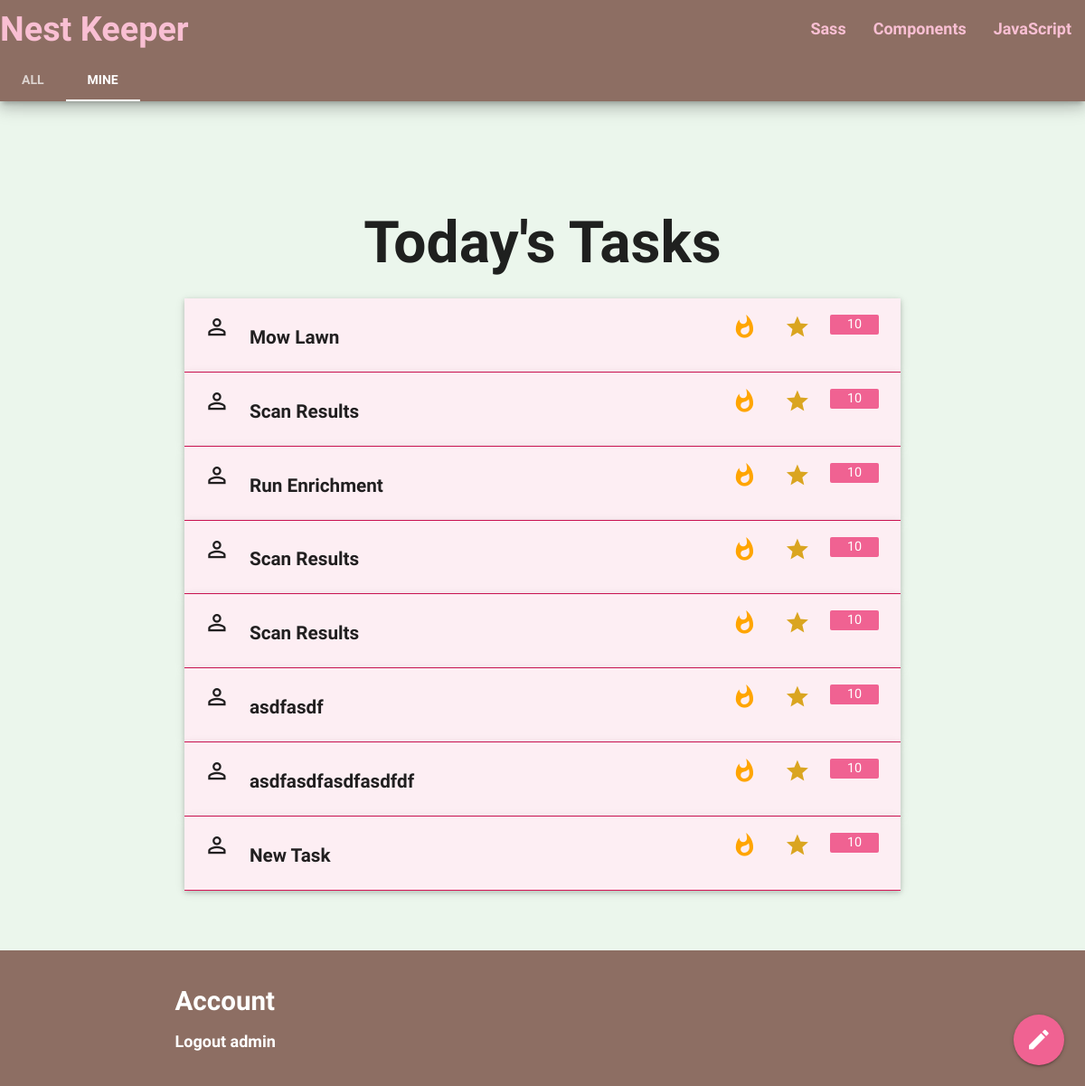
The page /t/ (signed in) on the database its author committed.
### planner/models.py (models this page shows, shortened)
class Task(models.Model):
    title = models.CharField(max_length=100)
    details =  models.CharField(max_length=200)
    points = models.IntegerField(default=10)
    asignee = models.ForeignKey(Person, null=True, blank=True, on_delete=models.SET_NULL)
    schedule = models.ForeignKey(Schedule, null=True, blank=True, on_delete=models.SET_NULL)
    last_completed = models.DateTimeField('last completed')
    wait_days = models.IntegerField(default=1) # 1-->daily

### planner/views.py (the view)
# urls.py: path('t/', views.tasks_page, name='task_list'),
def tasks_page(request):
    context = {
            'form': TaskForm(),
            'task_list': Task.objects.all(),
            "big_word": "Big Word",
        }
    return render( request, 'planner/tasks.html', context)

### planner/templates/planner/tasks.html (shortened to what this page needs)
{% extends "planner/base.html" %}
{% block content %}
<h2 class="center">Today's Tasks</h2>
<div class="fixed-action-btn">
    <a class="btn-floating btn-large">
        <i class="large material-icons">mode_edit</i>
    </a>
</div>
<ul class="collapsible popout">
    {% for task in task_list %}
    <li>
        <div class="collapsible-header ">
                <i class="material-icons Large">person_outline</i>
                <h6>{{task.title}}</h6>
            <span class="badge">
                <i style="color: orange" class="material-icons">whatshot</i>
                <i style="color: goldenrod" class="material-icons small">star</i><span class="new badge" data-badge-caption="{{task.points}}"></span>
            </span>
        </div>
    </li>
    {% endfor %}
</ul>
{% endblock %}

### planner/templates/planner/footer.html
<footer class="page-footer" style="position: fixed; left: 0; bottom: 0; width: 100%; z-index: 100">
    <div class="container">
        <div class="row">
            <div class="col s4">
                <h5 class="white-text">Account</h5>
                <ul>
                    {% if user.is_authenticated %}
                        <li><a class="white-text" href="{% url 'logout' %}">Logout {{ user.username }}</a></li>
                    {% else %}
                        <li><a class="white-text" href="{% url 'login' %}">Login</a></li>
                        <li><a class="white-text" href="{% url 'signup' %}">Sign Up</a></li>
                    {% endif %}
                </ul>
            </div>
        </div>
    </div>
</footer>

### rows shown on the page
Task: title "Mow Lawn"
Task: title "Scan Results"
Task: title "Run Enrichment"
Task: title "Scan Results"
Task: title "Scan Results"
Task: title "asdfasdf"
Task: title "asdfasdfasdfasdfdf"
Task: title "New Task"

### other values the page prints
{{ user.username }} "admin"
